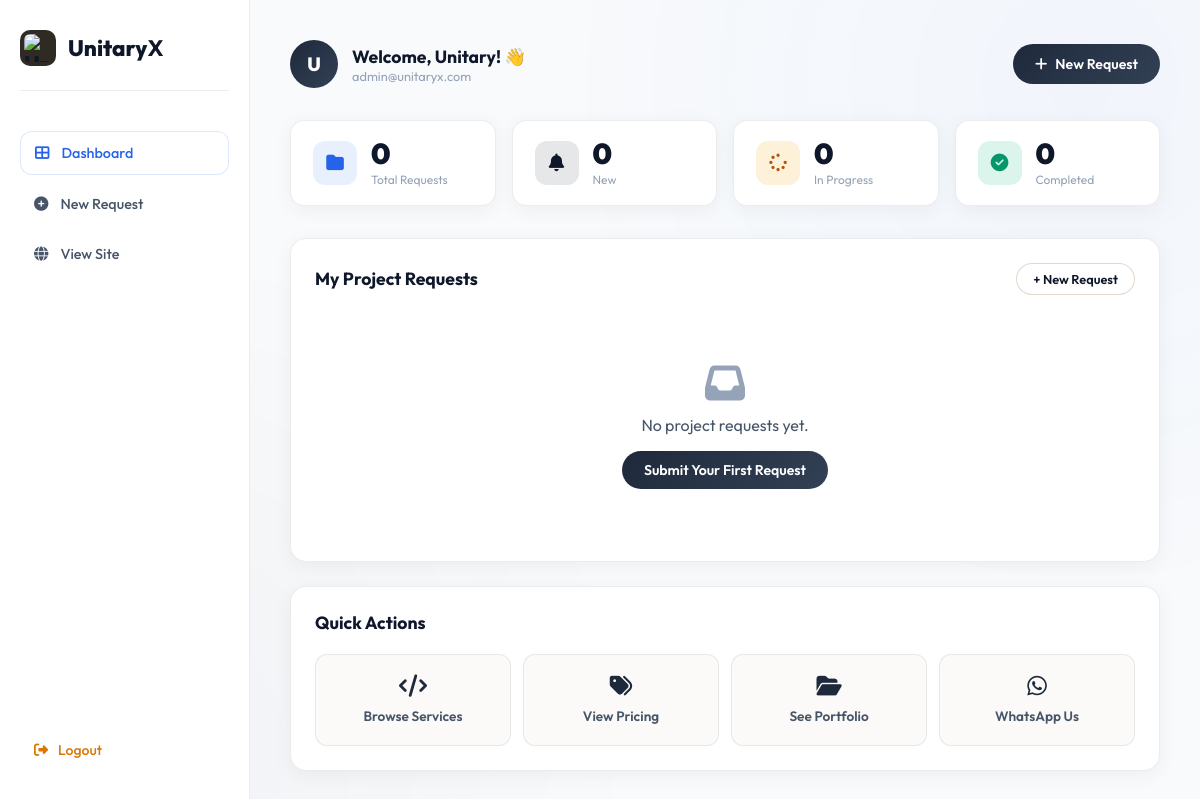
The app's page /dashboard (signed in) with its own data.
### backup/app.py (models this page shows, shortened)
class User(db.Model):
    __tablename__ = 'users'
    id           = db.Column(db.Integer, primary_key=True)
    name         = db.Column(db.String(100), nullable=False)
    email        = db.Column(db.String(150), unique=True, nullable=False)
    password     = db.Column(db.String(200), nullable=False)
    role         = db.Column(db.String(20), default='user')   # 'user' | 'admin'
    created_at   = db.Column(db.DateTime, default=datetime.utcnow)
    is_active    = db.Column(db.Boolean, default=True)

### backup/app.py (the view)
@app.route("/dashboard")
@login_required
def user_dashboard():
    user = current_user()
    my_requests = ProjectRequest.query.filter_by(
        email=user.email
    ).order_by(ProjectRequest.created_at.desc()).all()
    for req in my_requests:
        if req.is_new_update:
            flash(f"Your project #{req.id:04d} has been updated to '{req.status}'!", "success")
            req.is_new_update = False
    db.session.commit()
    return render_template("dashboard.html", user=user,
                           my_requests=my_requests)

### backup/app.py (called while the page is built)
def login_required(f):
    @wraps(f)
    def decorated(*args, **kwargs):
        if 'user_id' not in session:
            flash('Please log in to access this page.', 'warning')
            return redirect(url_for('login'))
        return f(*args, **kwargs)
    return decorated

def current_user():
    uid = session.get('user_id')
    return User.query.get(uid) if uid else None

### backup/templates/dashboard.html (shortened to what this page needs)
<!DOCTYPE html>
<html lang="en">
<head>
    <link rel="stylesheet" href="https://cdnjs.cloudflare.com/ajax/libs/font-awesome/6.5.1/css/all.min.css" />
    <link rel="stylesheet" href="{{ url_for('static', filename='css/dashboard.css') }}" />
</head>
<body class="dash-body">
    <aside class="dash-sidebar">
        <div class="sidebar-logo">
            <img src="{{ url_for('static', filename='img/logo.png') }}" alt="Unitary X"
                style="width:36px;height:36px;object-fit:contain;border-radius:10px;" />
            <span>Unitary<strong>X</strong></span>
        </div>
        <nav class="sidebar-nav">
            <a href="/dashboard" class="sidebar-link active"><i class="fas fa-th-large"></i> Dashboard</a>
            <a href="/#contact" class="sidebar-link"><i class="fas fa-plus-circle"></i> New Request</a>
            <a href="/" class="sidebar-link"><i class="fas fa-globe"></i> View Site</a>
        </nav>
        <a href="/logout" class="sidebar-logout"><i class="fas fa-sign-out-alt"></i> Logout</a>
    </aside>
    <main class="dash-main">
        <header class="dash-topbar">
            <div class="dash-greeting">
                <div class="greeting-avatar">{{ user.name[0].upper() }}</div>
                <div>
                    <div class="greeting-name">Welcome, {{ user.name.split()[0] }}! 👋</div>
                    <div class="greeting-sub">{{ user.email }}</div>
                </div>
            </div>
            <a href="/#contact" class="btn-new-req"><i class="fas fa-plus"></i> New Request</a>
        </header>
        <div class="dash-stats">
            <div class="dstat">
                <div class="dstat-icon blue"><i class="fas fa-folder"></i></div>
                <div>
                    <div class="dstat-num">{{ my_requests|length }}</div>
                    <div class="dstat-lbl">Total Requests</div>
                </div>
            </div>
            <div class="dstat">
                <div class="dstat-icon cyan"><i class="fas fa-bell"></i></div>
                <div>
                    <div class="dstat-num">{{ my_requests|selectattr('status','eq','New')|list|length }}</div>
                    <div class="dstat-lbl">New</div>
                </div>
            </div>
            <div class="dstat">
                <div class="dstat-icon orange"><i class="fas fa-spinner"></i></div>
                <div>
                    <div class="dstat-num">{{ my_requests|selectattr('status','eq','In Progress')|list|length }}</div>
                    <div class="dstat-lbl">In Progress</div>
                </div>
            </div>
            <div class="dstat">
                <div class="dstat-icon green"><i class="fas fa-check-circle"></i></div>
                <div>
                    <div class="dstat-num">{{ my_requests|selectattr('status','eq','Done')|list|length }}</div>
                    <div class="dstat-lbl">Completed</div>
                </div>
            </div>
        </div>
        <div class="dash-section">
            <div class="dash-section-header">
                <h2>My Project Requests</h2>
                <a href="/#contact" class="btn-small">+ New Request</a>
            </div>
            {% if my_requests %}
            <div class="req-grid">
                {% for r in my_requests %}
                <div class="req-card">
                    <div class="req-card-top">
                        <div class="req-service-badge svc-{{ r.service }}">{{ r.service|capitalize }}</div>
                        <div class="req-status status-{{ r.status.lower().replace(' ','-') }}">
                            {% if r.is_new_update %}
                            <span class="update-indicator"><i class="fas fa-bolt"></i> Updated</span>
                            {% endif %}
                            {% if r.status == 'New' %}
                            <i class="fas fa-circle"></i> New
                            {% elif r.status == 'In Progress' %}
                            <i class="fas fa-spinner fa-spin"></i> In Progress
                            {% else %}
                            <i class="fas fa-check-circle"></i> Done
                            {% endif %}
                        </div>
                    </div>
                    <h3 class="req-card-title">{{ r.message[:60] }}{% if r.message|length > 60 %}…{% endif %}</h3>
                    <div class="req-card-meta">
                        <span><i class="fas fa-calendar-alt"></i> {{ r.created_at.strftime('%d %b %Y') }}</span>
                        {% if r.deadline %}<span><i class="fas fa-clock"></i> Due: {{ r.deadline }}</span>{% endif %}
                    </div>
                    <div class="req-card-footer">
                        <span class="req-id">#{{ '%04d' % r.id }}</span>
                        {% if r.status == 'Done' %}
                        <span class="req-done-tag"><i class="fas fa-star"></i> Delivered!</span>
                        {% endif %}
                    </div>
                </div>
                {% endfor %}
            </div>
            {% else %}
            <div class="req-empty">
                <i class="fas fa-inbox"></i>
                <p>No project requests yet.</p>
                <a href="/#contact" class="btn-empty">Submit Your First Request</a>
            </div>
            {% endif %}
        </div>
        <div class="dash-section">
            <div class="dash-section-header">
                <h2>Quick Actions</h2>
            </div>
            <div class="quick-grid">
                <a href="/#services" class="quick-card">
                    <i class="fas fa-code"></i>
                    <span>Browse Services</span>
                </a>
                <a href="/#pricing" class="quick-card">
                    <i class="fas fa-tags"></i>
                    <span>View Pricing</span>
                </a>
                <a href="/#projects" class="quick-card">
                    <i class="fas fa-folder-open"></i>
                    <span>See Portfolio</span>
                </a>
                <a href="https://wa.me/919876543210" class="quick-card" target="_blank">
                    <i class="fab fa-whatsapp"></i>
                    <span>WhatsApp Us</span>
                </a>
            </div>
        </div>
    </main>
</body>
</html>

### records on screen
User: name "U", name "Unitary", email "admin@unitaryx.com"

### other values on screen
{{ my_requests|length }} "0"
{{ my_requests|selectattr('status','eq','New')|list|length }} "0"
{{ my_requests|selectattr('status','eq','In Progress')|list|length }} "0"
{{ my_requests|selectattr('status','eq','Done')|list|length }} "0"
